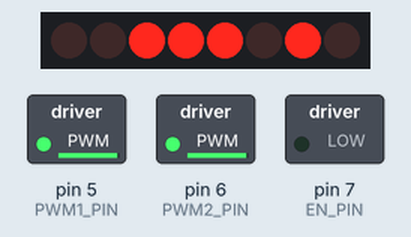
Bench run of a sketch on a simulated Arduino Uno, built with avr-gcc and run on an emulated ATmega328P. On the bench: 8 shift-register outputs drawn as a row of LEDs (first output left, lit = HIGH), switched loads named in the sketch (green lamp = pin HIGH). Wiring (inferred from the names in the program): shift register (74HC595): data pin 8; shift clock pin 2; latch pin 4. Wiring (inferred from the signals the program sends): row of LEDs: on Q0, Q1, Q2, Q3, Q4, Q5, Q6, Q7. Pins used as bus, display or sensor lines are not drawn.

Above: at 0.1 s.
At 4.1 s:
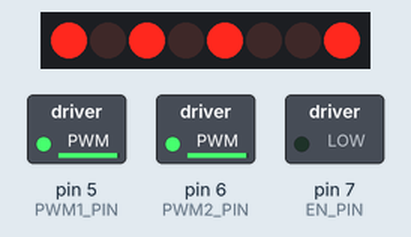
At 10.1 s:
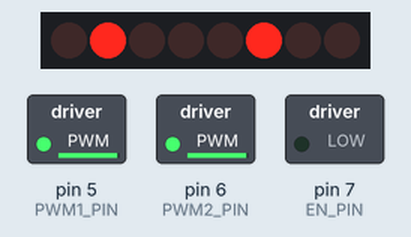
At 18.1 s:
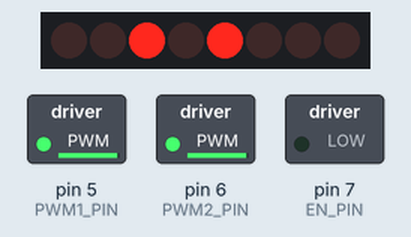
At 28.1 s:
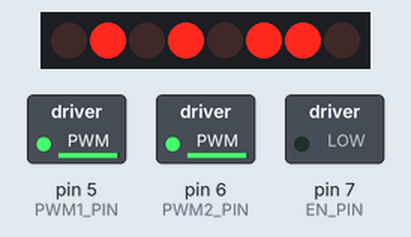
At 36.1 s:
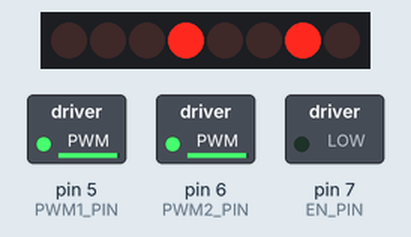
Timing chart, 0 to 37.6 s (numbered marks = the images above):
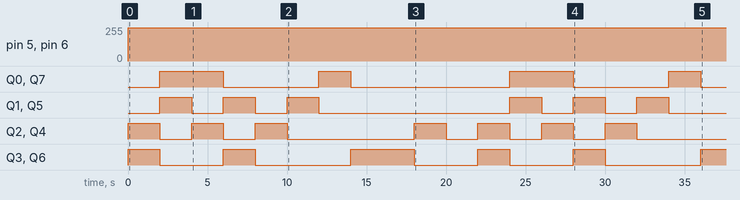

The sketch:

Motor_Control.ino
```cpp
/*
 * Методическое пособие: Управление двигателями с помощью Arduino и 74HCT595N
 * Данный код демонстрирует управление двигателями с использованием ШИМ и сдвигового регистра
 */

// Определение пинов для управления
#define PWM1_PIN            5   // Пин для первого PWM канала
#define PWM2_PIN            6   // Пин для второго PWM канала

// Определение пинов для сдвигового регистра 74HCT595N
#define SHCP_PIN            2   // Пин для тактового сигнала (Shift Clock)
#define EN_PIN              7   // Пин для включения/выключения (Enable)
#define DATA_PIN            8   // Пин для последовательных данных (Data)
#define STCP_PIN            4   // Пин для хранения данных (Storage Clock)

// Определение констант для управления двигателями
const int Forward       = 92;   // Значение для движения вперед
const int Backward      = 163;  // Значение для движения назад
const int Turn_Left     = 149;  // Значение для поворота налево
const int Turn_Right    = 106;  // Значение для поворота направо
const int Top_Left      = 20;   // Значение для движения вверх-влево
const int Bottom_Left   = 129;  // Значение для движения вниз-влево
const int Top_Right     = 72;   // Значение для движения вверх-вправо
const int Bottom_Right  = 34;   // Значение для движения вниз-вправо
const int Stop          = 0;    // Значение для остановки
const int Contrarotate  = 20;   // Значение для вращения против часовой стрелки
const int Clockwise     = 72;   // Значение для вращения по часовой стрелке

// Функция setup() выполняется один раз при запуске Arduino
void setup()
{
    // Установка режимов работы пинов
    pinMode(SHCP_PIN, OUTPUT);  // Установка пина для тактового сигнала как выход
    pinMode(EN_PIN, OUTPUT);     // Установка пина включения как выход
    pinMode(DATA_PIN, OUTPUT);   // Установка пина данных как выход
    pinMode(STCP_PIN, OUTPUT);    // Установка пина хранения как выход
    pinMode(PWM1_PIN, OUTPUT);   // Установка первого PWM пина как выход
    pinMode(PWM2_PIN, OUTPUT);   // Установка второго PWM пина как выход
}

// Функция loop() выполняется бесконечно после setup()
void loop()
{
    // Последовательное выполнение команд для управления двигателями
    Motor(Forward, 250);     // Движение вперед
    delay(2000);             // Задержка 2 секунды
    Motor(Backward, 250);    // Движение назад
    delay(2000);
    Motor(Turn_Left, 250);   // Поворот налево
    delay(2000);
    Motor(Turn_Right, 250);  // Поворот направо
    delay(2000);
    Motor(Top_Left, 250);    // Движение вверх-влево
    delay(2000);
    Motor(Bottom_Right, 250); // Движение вниз-вправо
    delay(2000);
    Motor(Bottom_Left, 250);  // Движение вниз-влево
    delay(2000);
    Motor(Top_Right, 250);    // Движение вверх-вправо
    delay(2000);
    Motor(Clockwise, 250);     // Вращение по часовой стрелке
    delay(2000);
    Motor(Contrarotate, 250);  // Вращение против часовой стрелки
    delay(2000);
    Motor(Stop, 250);          // Остановка
    delay(2000);
}

// Функция Motor управляет двигателями
void Motor(int Dir, int Speed)
{
    digitalWrite(EN_PIN, LOW); // Включение управления двигателями
    analogWrite(PWM1_PIN, Speed); // Установка скорости для первого двигателя
    analogWrite(PWM2_PIN, Speed); // Установка скорости для второго двигателя

    digitalWrite(STCP_PIN, LOW); // Подготовка к записи данных
    shiftOut(DATA_PIN, SHCP_PIN, MSBFIRST, Dir); // Передача направления в сдвиговый регистр
    digitalWrite(STCP_PIN, HIGH); // Сохранение данных
}
```

Measured:
- by itself, pin 5 (PWM1_PIN), pin 6 (PWM2_PIN): 0/255 → 250/255 at 0.00 s
- by itself, Q0, Q7: LOW → HIGH at 2.0 s, → LOW 4.0 s later, → HIGH 6.0 s later, → LOW 2.0 s later, … (8 changes in this stretch)
- by itself, Q1, Q5: LOW → HIGH at 2.0 s, → LOW 2.0 s later, → HIGH 2.0 s later, → LOW 2.0 s later, … (12 changes in this stretch)
- by itself, Q2, Q4: LOW → HIGH at 0.00 s, → LOW 2.0 s later, → HIGH 2.0 s later, → LOW 2.0 s later, … (14 changes in this stretch)
- by itself, Q3, Q6: LOW → HIGH at 0.00 s, → LOW 2.0 s later, → HIGH 4.0 s later, → LOW 2.0 s later, … (11 changes in this stretch)
